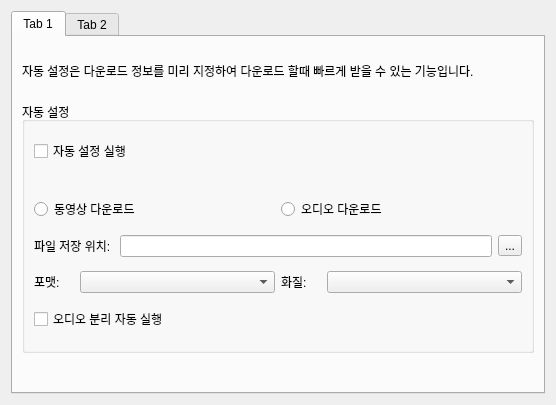
<?xml version="1.0" encoding="UTF-8"?>
<ui version="4.0">
 <class>SettingWindow</class>
 <widget class="QDialog" name="SettingWindow">
  <property name="geometry">
   <rect>
    <x>0</x>
    <y>0</y>
    <width>556</width>
    <height>405</height>
   </rect>
  </property>
  <property name="windowTitle">
   <string>Dialog</string>
  </property>
  <layout class="QGridLayout" name="gridLayout_2">
   <item row="0" column="0">
    <widget class="QTabWidget" name="tabWidget">
     <property name="cursor">
      <cursorShape>UpArrowCursor</cursorShape>
     </property>
     <property name="toolTip">
      <string>&lt;html&gt;&lt;head/&gt;&lt;body&gt;&lt;p&gt;&lt;br/&gt;&lt;/p&gt;&lt;/body&gt;&lt;/html&gt;</string>
     </property>
     <property name="currentIndex">
      <number>0</number>
     </property>
     <widget class="QWidget" name="tab">
      <attribute name="title">
       <string>Tab 1</string>
      </attribute>
      <layout class="QGridLayout" name="gridLayout">
       <item row="0" column="0">
        <widget class="QLabel" name="label">
         <property name="minimumSize">
          <size>
           <width>100</width>
           <height>0</height>
          </size>
         </property>
         <property name="maximumSize">
          <size>
           <width>500</width>
           <height>50</height>
          </size>
         </property>
         <property name="text">
          <string>자동 설정은 다운로드 정보를 미리 지정하여 다운로드 할때 빠르게 받을 수 있는 기능입니다.</string>
         </property>
         <property name="wordWrap">
          <bool>true</bool>
         </property>
        </widget>
       </item>
       <item row="2" column="0">
        <widget class="QGroupBox" name="groupBox">
         <property name="title">
          <string>자동 설정</string>
         </property>
         <layout class="QVBoxLayout" name="verticalLayout">
          <item>
           <widget class="QCheckBox" name="checkBox">
            <property name="maximumSize">
             <size>
              <width>200</width>
              <height>16777215</height>
             </size>
            </property>
            <property name="text">
             <string>자동 설정 실행</string>
            </property>
           </widget>
          </item>
          <item>
           <spacer name="verticalSpacer_2">
            <property name="orientation">
             <enum>Qt::Vertical</enum>
            </property>
            <property name="sizeType">
             <enum>QSizePolicy::Fixed</enum>
            </property>
            <property name="sizeHint" stdset="0">
             <size>
              <width>20</width>
              <height>20</height>
             </size>
            </property>
           </spacer>
          </item>
          <item>
           <layout class="QHBoxLayout" name="horizontalLayout_3">
            <item>
             <widget class="QRadioButton" name="radioButton">
              <property name="text">
               <string>동영상 다운로드</string>
              </property>
             </widget>
            </item>
            <item>
             <widget class="QRadioButton" name="radioButton_2">
              <property name="text">
               <string>오디오 다운로드</string>
              </property>
             </widget>
            </item>
           </layout>
          </item>
          <item>
           <layout class="QHBoxLayout" name="horizontalLayout">
            <item>
             <widget class="QLabel" name="label_2">
              <property name="text">
               <string>파일 저장 위치: </string>
              </property>
             </widget>
            </item>
            <item>
             <widget class="QLineEdit" name="lineEdit"/>
            </item>
            <item>
             <widget class="QToolButton" name="toolButton">
              <property name="text">
               <string>...</string>
              </property>
             </widget>
            </item>
           </layout>
          </item>
          <item>
           <layout class="QHBoxLayout" name="horizontalLayout_5">
            <item>
             <layout class="QHBoxLayout" name="horizontalLayout_4">
              <item>
               <widget class="QLabel" name="label_4">
                <property name="maximumSize">
                 <size>
                  <width>40</width>
                  <height>16777215</height>
                 </size>
                </property>
                <property name="text">
                 <string>포맷:</string>
                </property>
               </widget>
              </item>
              <item>
               <widget class="QComboBox" name="comboBox_2"/>
              </item>
             </layout>
            </item>
            <item>
             <layout class="QHBoxLayout" name="horizontalLayout_2">
              <item>
               <widget class="QLabel" name="label_3">
                <property name="maximumSize">
                 <size>
                  <width>40</width>
                  <height>16777215</height>
                 </size>
                </property>
                <property name="text">
                 <string>화질: </string>
                </property>
               </widget>
              </item>
              <item>
               <widget class="QComboBox" name="comboBox">
                <property name="maximumSize">
                 <size>
                  <width>400</width>
                  <height>16777215</height>
                 </size>
                </property>
               </widget>
              </item>
             </layout>
            </item>
           </layout>
          </item>
          <item>
           <widget class="QCheckBox" name="checkBox_2">
            <property name="text">
             <string>오디오 분리 자동 실행</string>
            </property>
           </widget>
          </item>
         </layout>
        </widget>
       </item>
       <item row="3" column="0">
        <spacer name="verticalSpacer">
         <property name="orientation">
          <enum>Qt::Vertical</enum>
         </property>
         <property name="sizeType">
          <enum>QSizePolicy::Fixed</enum>
         </property>
         <property name="sizeHint" stdset="0">
          <size>
           <width>20</width>
           <height>30</height>
          </size>
         </property>
        </spacer>
       </item>
      </layout>
     </widget>
     <widget class="QWidget" name="tab_2">
      <attribute name="title">
       <string>Tab 2</string>
      </attribute>
      <widget class="QLabel" name="label_5">
       <property name="geometry">
        <rect>
         <x>10</x>
         <y>10</y>
         <width>64</width>
         <height>15</height>
        </rect>
       </property>
       <property name="text">
        <string>도움말</string>
       </property>
      </widget>
     </widget>
    </widget>
   </item>
  </layout>
 </widget>
 <resources/>
 <connections/>
</ui>
